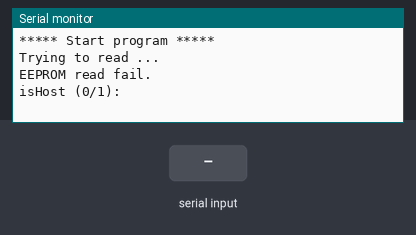
The sketch below on a simulated Arduino Uno, built with avr-gcc and run on an emulated ATmega328P. Parts: the last lines printed to the serial monitor. The inputs (shaded band) are chosen by the test bench. EEPROM starts erased.

Above: at 0.8 s.
0.9 s: "90,45,200\n" received over Serial
At 1.9 s:
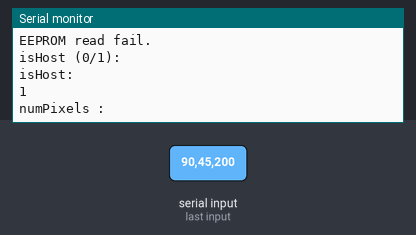
2.4 s: "30,150,10\n" received over Serial
At 3.2 s:
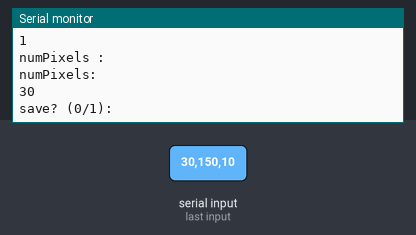
3.9 s: "1,90\n" received over Serial
At 5.1 s:
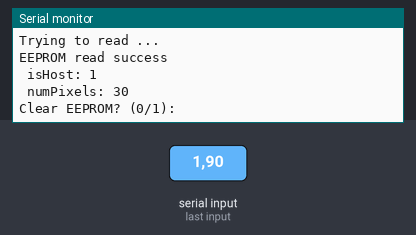
5.4 s: "90,45\n" received over Serial
At 6.9 s:
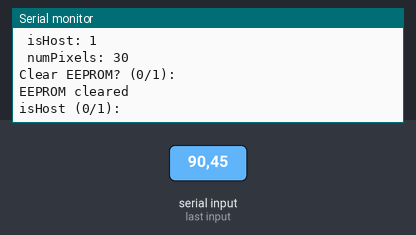

The sketch:

eeprom_setup.ino
```cpp
// (licence header left out)
#include <EEPROM.h>

bool              isHost = false;
int               numPixels = 0;
byte              check = 231;

void setup() {

  /** Setup serial communication */
  Serial.begin(9600);
  Serial.setTimeout(50);
  Serial.println("***** Start program *****");

  /** Read / write EEPROM */
  while (true)
  {
    Serial.println("Trying to read ...");
    bool bRead = readEEPROM();
    if (bRead){
      Serial.println("EEPROM read success");
      Serial.print(" isHost: ");
      Serial.println(isHost);
      Serial.print(" numPixels: ");
      Serial.println(numPixels);
    } else{
      Serial.println("EEPROM read fail.");
    }

    bool bCleared = false;
    if (bRead){
      Serial.print("Clear EEPROM? (0/1): ");
      while (Serial.available() == 0){}
      bCleared = (bool)Serial.readStringUntil('\r').toInt();
      if (bCleared){
        clearEEPROM();
        Serial.println("\nEEPROM cleared");
      } else{
        Serial.println("\nEEPROM not cleared");
      }
    }

    if (!bRead || bCleared){
      Serial.println("isHost (0/1): ");
      while (Serial.available() == 0){}
      isHost    = (bool)Serial.readStringUntil('\r').toInt();
      Serial.println("isHost: ");
      Serial.println(isHost);

      while (Serial.available())
        Serial.read();

      Serial.println("numPixels :" );
      while (Serial.available() == 0){}
      numPixels = Serial.readStringUntil('\r').toInt();
      Serial.println("numPixels: ");
      Serial.println(numPixels);

      while (Serial.available())
        Serial.read();

      Serial.print("save? (0/1): ");
      while (Serial.available() == 0){}
      if (1 == Serial.readStringUntil('\r').toInt()){
        Serial.println("EEPROM write");
        writeEEPROM();
      }
    }
  }
}

void loop() {
}

/** EEPROM: read */
bool readEEPROM(){
  isHost     = EEPROM.read(0);
  numPixels  = (EEPROM.read(1) << 8) | EEPROM.read(2);
  byte ok    = EEPROM.read(3);
  if (ok == check) {
    return true;
  }
  else{
    return false;
  }
 }

/** EEPROM: Store credentials */
void writeEEPROM() {
  EEPROM.write(0, isHost);
  EEPROM.write(1, numPixels >> 8);
  EEPROM.write(2, numPixels & 0xFF);
  EEPROM.write(3, check);
}

/** EEPROM: Clear credentials */
void clearEEPROM(){
  EEPROM.write(0, 0);
  EEPROM.write(1, 0);
  EEPROM.write(2, 0);
  EEPROM.write(3, 0);
}
```

Measured:
- after the input at 0.9 s, the serial monitor: prints a new line after 0.06 s (image 1)
- after the input at 2.4 s, the serial monitor: prints a new line after 0.06 s (image 2)
- after the input at 3.9 s, the serial monitor: prints a new line after 0.05 s (image 3)
- after the input at 5.4 s, the serial monitor: prints a new line after 0.07 s (image 4)
